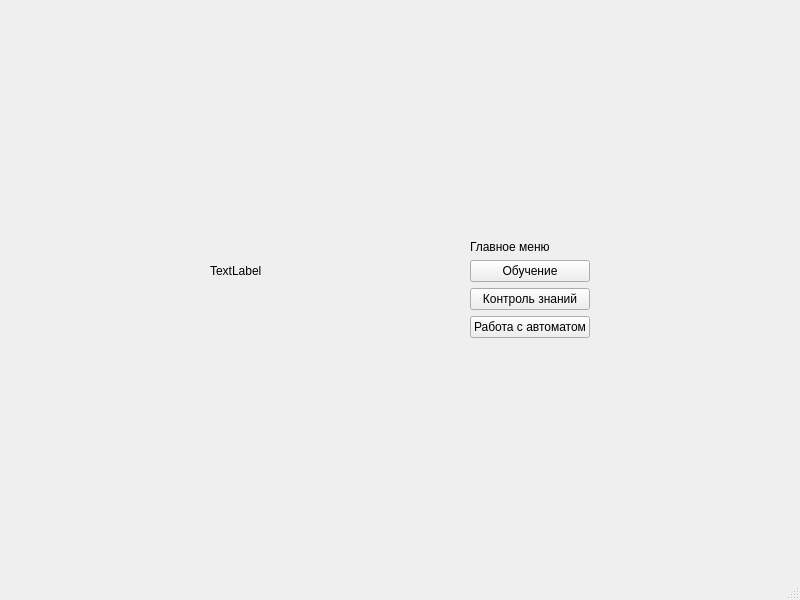
<?xml version="1.0" encoding="UTF-8"?>
<ui version="4.0">
 <class>mainMenu</class>
 <widget class="QMainWindow" name="mainMenu">
  <property name="geometry">
   <rect>
    <x>0</x>
    <y>0</y>
    <width>800</width>
    <height>600</height>
   </rect>
  </property>
  <property name="windowTitle">
   <string>MainWindow</string>
  </property>
  <widget class="QWidget" name="centralwidget">
   <layout class="QGridLayout" name="gridLayout">
    <item row="4" column="3">
     <widget class="QPushButton" name="mywork">
      <property name="text">
       <string>Работа с автоматом</string>
      </property>
     </widget>
    </item>
    <item row="5" column="3">
     <spacer name="verticalSpacer">
      <property name="orientation">
       <enum>Qt::Vertical</enum>
      </property>
      <property name="sizeHint" stdset="0">
       <size>
        <width>20</width>
        <height>40</height>
       </size>
      </property>
     </spacer>
    </item>
    <item row="3" column="4">
     <spacer name="horizontalSpacer_2">
      <property name="orientation">
       <enum>Qt::Horizontal</enum>
      </property>
      <property name="sizeHint" stdset="0">
       <size>
        <width>40</width>
        <height>20</height>
       </size>
      </property>
     </spacer>
    </item>
    <item row="2" column="2">
     <spacer name="horizontalSpacer">
      <property name="orientation">
       <enum>Qt::Horizontal</enum>
      </property>
      <property name="sizeHint" stdset="0">
       <size>
        <width>40</width>
        <height>20</height>
       </size>
      </property>
     </spacer>
    </item>
    <item row="2" column="1">
     <widget class="QLabel" name="zvarot">
      <property name="text">
       <string>TextLabel</string>
      </property>
     </widget>
    </item>
    <item row="2" column="3">
     <widget class="QPushButton" name="education">
      <property name="text">
       <string>Обучение</string>
      </property>
     </widget>
    </item>
    <item row="0" column="3">
     <spacer name="verticalSpacer_2">
      <property name="orientation">
       <enum>Qt::Vertical</enum>
      </property>
      <property name="sizeHint" stdset="0">
       <size>
        <width>20</width>
        <height>40</height>
       </size>
      </property>
     </spacer>
    </item>
    <item row="1" column="3">
     <widget class="QLabel" name="label">
      <property name="text">
       <string>Главное меню</string>
      </property>
     </widget>
    </item>
    <item row="3" column="3">
     <widget class="QPushButton" name="control">
      <property name="text">
       <string>Контроль знаний</string>
      </property>
     </widget>
    </item>
    <item row="2" column="0">
     <spacer name="horizontalSpacer_3">
      <property name="orientation">
       <enum>Qt::Horizontal</enum>
      </property>
      <property name="sizeHint" stdset="0">
       <size>
        <width>40</width>
        <height>20</height>
       </size>
      </property>
     </spacer>
    </item>
   </layout>
  </widget>
  <widget class="QStatusBar" name="statusbar"/>
 </widget>
 <resources/>
 <connections/>
</ui>
